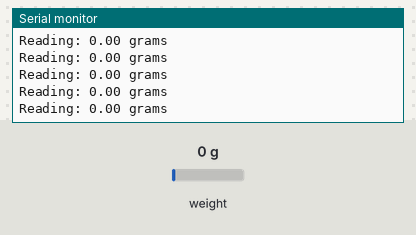
Recording of a sketch running on a simulated Arduino Uno, built with avr-gcc and run on an emulated ATmega328P. Parts: the last lines printed to the serial monitor. The inputs (shaded band) are chosen by the test bench; at power-on: weight on the scale 0 g.

Above: at 3.3 s.
3.4 s: weight on the scale set to 100 g
At 3.46 s:
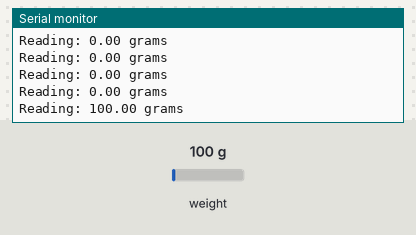
6.4 s: weight on the scale set to 1250 g
At 6.49 s:
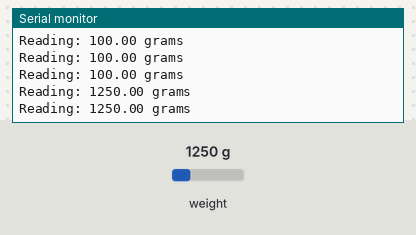
Timing chart, 0 to 9.4 s (numbered marks = the images above; inputs shaded):
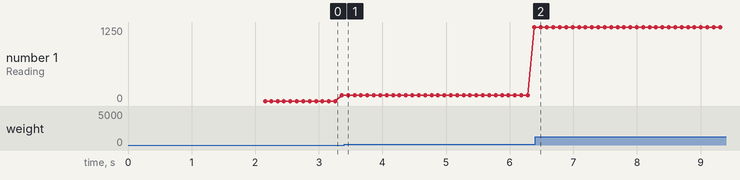

Measured:
- after the input at 6.4 s, the serial monitor: prints a new line after 0.08 s (image 2)
- plotted number 1: 100 → 1250 after the input at 3.4 s

The sketch:

Load_Cell_Test.ino
```cpp
/*
 Setup your scale and start the sketch WITHOUT a weight on the scale
 Once readings are displayed place the weight on the scale
 Press +/- or a/z to adjust the calibration_factor until the output readings match the known weight
 Arduino pin 6 -> HX711 CLK
 Arduino pin 5 -> HX711 DOUT
 Arduino pin 5V -> HX711 VCC
 Arduino pin GND -> HX711 GND
*/

#include "HX711.h"

HX711 scale;

float calibration_factor = 1016; // this calibration factor is adjusted according to my load cell
float units;
float ounces;

void setup() {
  Serial.begin(9600);
  Serial.println("HX711 calibration sketch");
  Serial.println("Remove all weight from scale");
  Serial.println("After readings begin, place known weight on scale");
  Serial.println("Press + or a to increase calibration factor");
  Serial.println("Press - or z to decrease calibration factor");

  scale.begin(5, 6);
  scale.set_scale();
  scale.tare();  //Reset the scale to 0

  long zero_factor = scale.read_average(); //Get a baseline reading
  Serial.print("Zero factor: "); //This can be used to remove the need to tare the scale. Useful in permanent scale projects.
  Serial.println(zero_factor);
}

void loop() {

  scale.set_scale(calibration_factor); //Adjust to this calibration factor

  Serial.print("Reading: ");
  units = scale.get_units(), 20;
  if (units < 0)
  {
    units = 0.00;
  }
  ounces = units * 0.035274;
  Serial.print(units);
  Serial.print(" grams");
  //Serial.print(" calibration_factor: ");
  //Serial.print(calibration_factor);
  Serial.println();

}
```
